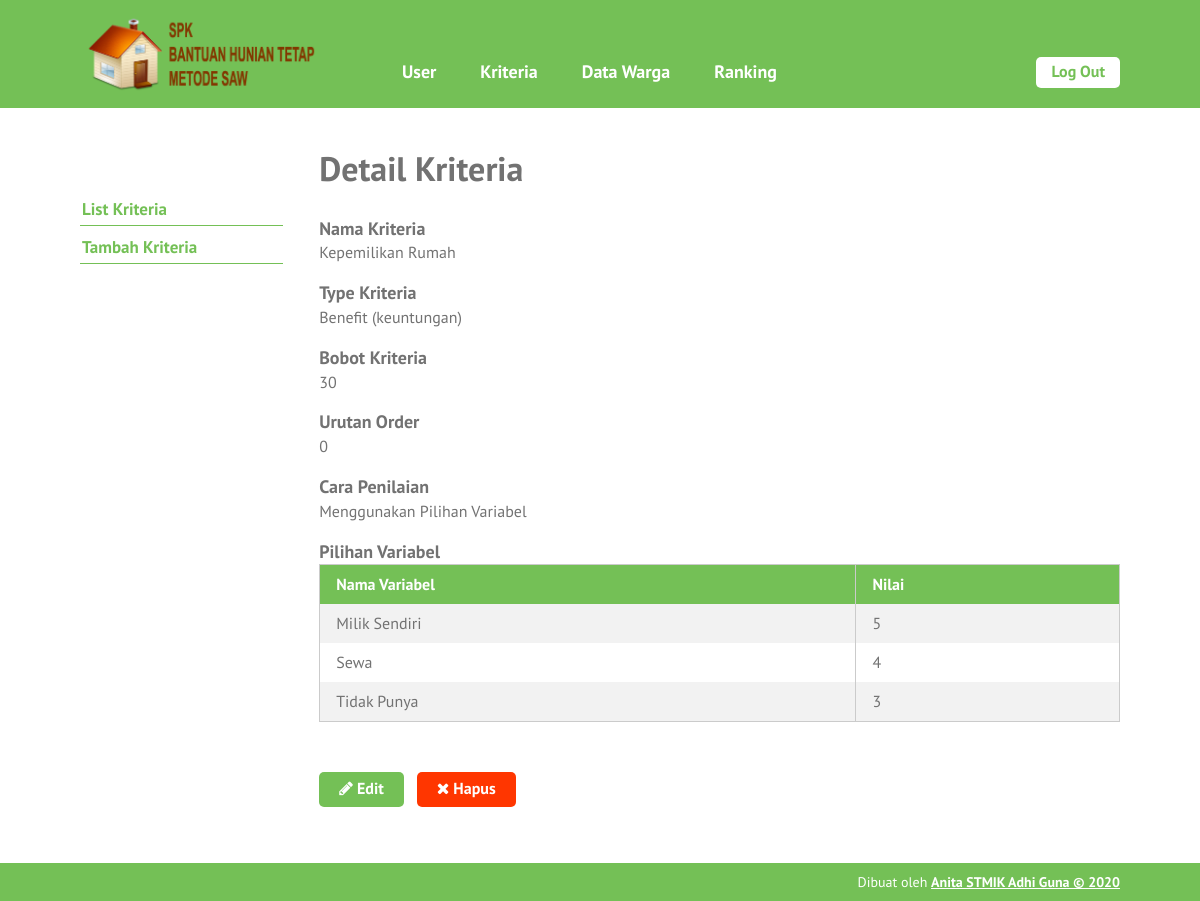
Page /single-kriteria.php?id=16 (signed in) on the committed database.
### tables this page shows
CREATE TABLE `kriteria` (
  `id_kriteria` int(10) NOT NULL,
  `nama` varchar(30) NOT NULL,
  `type` enum('benefit','cost') NOT NULL,
  `bobot` float NOT NULL,
  `ada_pilihan` tinyint(1) DEFAULT NULL,
  `urutan_order` int(2) NOT NULL
);

CREATE TABLE `pilihan_kriteria` (
  `id_pil_kriteria` int(10) NOT NULL,
  `id_kriteria` int(10) NOT NULL,
  `nama` varchar(30) NOT NULL,
  `nilai` float NOT NULL,
  `urutan_order` int(2) NOT NULL
);

### single-kriteria.php (the view, shortened to what this page needs)
<?php require_once('includes/init.php'); ?>
<?php
$ada_error = false;
$result = '';
$id_kriteria = (isset($_GET['id'])) ? trim($_GET['id']) : '';
if(!$id_kriteria) {
	$ada_error = 'Maaf, data tidak dapat diproses.';
} else {
	$query = $pdo->prepare('SELECT * FROM kriteria WHERE kriteria.id_kriteria = :id_kriteria');
	$query->execute(array('id_kriteria' => $id_kriteria));
	$result = $query->fetch();
}
?>
<?php
$judul_page = 'Detail Kriteria';
require_once('template-parts/header.php');
?>
	<div class="main-content-row">
	<div class="container clearfix">
		<?php include_once('template-parts/sidebar-kriteria.php'); ?>
		<div class="main-content the-content">
			<h1><?php echo $judul_page; ?></h1>
			<?php if($ada_error): ?>
				<?php echo '<p>'.$ada_error.'</p>'; ?>
			<?php elseif(!empty($result)): ?>
				<h4>Nama Kriteria</h4>
				<p><?php echo $result['nama']; ?></p>
				<h4>Type Kriteria</h4>
				<p><?php
				if($result['type'] == 'benefit') {
					echo 'Benefit (keuntungan)';
				} elseif($result['type'] == 'cost') {
					echo 'Cost (kerugian)';
				}
				?></p>
				<h4>Bobot Kriteria</h4>
				<p><?php echo $result['bobot']; ?></p>
				<h4>Urutan Order</h4>
				<p><?php echo $result['urutan_order']; ?></p>
				<h4>Cara Penilaian</h4>
				<p><?php
				if($result['ada_pilihan'] == 1) {
					echo 'Menggunakan Pilihan Variabel';
				} else {
					echo 'Inputan Langsung';
				}
				?></p>
				<?php if($result['ada_pilihan'] == 1): ?>
					<h4>Pilihan Variabel</h4>
						<table id="pilihan-var" class="pure-table pure-table-striped">
							<thead>
								<tr>
									<th>Nama Variabel</th>
									<th>Nilai</th>
								</tr>
							</thead>
							<tbody>
								<?php
								$query = $pdo->prepare('SELECT * FROM pilihan_kriteria WHERE id_kriteria = :id_kriteria ORDER BY urutan_order ASC');
								$query->execute(array(
									'id_kriteria' => $result['id_kriteria']
								));
								$query->setFetchMode(PDO::FETCH_ASSOC);
								if($query->rowCount() > 0): while($hasile = $query->fetch()):
								?>
									<tr>
										<td><?php echo $hasile['nama']; ?></td>
										<td><?php echo $hasile['nilai']; ?></td>
									</tr>
								<?php endwhile; endif;?>
							</tbody>
						</table>
				<?php endif; ?>
				<p><a href="edit-kriteria.php?id=<?php echo $id_kriteria; ?>" class="button"><span class="fa fa-pencil"></span> Edit</a> &nbsp; <a href="hapus-kriteria.php?id=<?php echo $id_kriteria; ?>" class="button button-red yaqin-hapus"><span class="fa fa-times"></span> Hapus</a></p>
			<?php endif; ?>
		</div>
	</div>
	</div>
<?php
require_once('template-parts/footer.php');

### stylesheets/style.css (style rules this page uses)
html,body,div,span,applet,object,iframe,h1,h2,h3,h4,h5,h6,p,blockquote,pre,a,abbr,acronym,address,big,cite,code,del,dfn,em,img,ins,kbd,q,s,samp,small,strike,strong,sub,sup,tt,var,b,u,i,center,dl,dt,dd,ol,ul,li,fieldset,form,label,legend,table,caption,tbody,tfoot,thead,tr,th,td,article,aside,canvas,details,embed,figure,figcaption,footer,header,hgroup,menu,nav,output,ruby,section,summary,time,mark,audio,video { margin:0;padding:0;border:0;font-size:100%;vertical-align:baseline }
body { line-height:1 }
table { border-collapse:collapse;border-spacing:0 }
*,*:before,*:after { -moz-box-sizing:border-box;-webkit-box-sizing:border-box;box-sizing:border-box }
.clearfix:before,.clearfix:after { content:" ";display:table }
.clear,.clearfix:after { clear:both }
a { color:#74c056;text-decoration:none }
.container { max-width:1100px;margin:0 auto;position:relative;padding:0 30px }
body { background:#74c056;font-family:"PT Sans",sans-serif;color:#727272;font-size:14px;line-height:1.3;font-weight:500 }
h1,h2,h3,h4,h5,h6 { font-weight:300 }
.pure-table { border-collapse:collapse;border-spacing:0;empty-cells:show;border:1px solid #cbcbcb;width:100% }
.pure-table td,.pure-table th { border-left:1px solid #cbcbcb;border-width:0 0 0 1px;font-size:inherit;margin:0;overflow:visible;padding:0.5em 1em }
.pure-table td:first-child,.pure-table th:first-child { border-left-width:0 }
.pure-table thead { background-color:#74c056;color:#fff;text-align:left;vertical-align:bottom }
.pure-table thead th { color:#fff }
.pure-table td { background-color:transparent }
.pure-table-striped tr:nth-child(2n-1) td { background-color:#f2f2f2 }
.the-content { font-size:16px;line-height:1.42857 }
.the-content a { color:#519133 }
.the-content h1,.the-content h2,.the-content h3,.the-content h4,.the-content h5,.the-content h6 { font-weight:700 }
.the-content h1 { font-size:34px;margin:0.8em 0 0.8em;padding:0;line-height:1.2 }
.the-content h4 { font-size:18px;margin:0.8em 0 0 }
.the-content blockquote,.the-content table,.the-content p,.the-content ul,.the-content ol,.the-content dd,.the-content pre,.the-content iframe,.the-content .flxmap-container,.the-content hr { margin-bottom:1em }
.the-content table { margin-bottom:50px }
.the-content>h1:first-child,.the-content>h3:first-child,.the-content>h2:first-child { margin-top:0 }
.fa { display:inline-block;font:normal normal normal 14px/1 FontAwesome;font-size:inherit;text-rendering:auto;-webkit-font-smoothing:antialiased;-moz-osx-font-smoothing:grayscale }
.fa-remove:before,.fa-close:before,.fa-times:before { content:"\f00d" }
.fa-pencil:before { content:"\f040" }
button,a { -webkit-transition:all .2s ease;-moz-transition:all .2s ease;-o-transition:all .2s ease;transition:all 0.2s ease }
.the-content .button,.button { background:#74c056;color:#fff;display:inline-block;font-size:16px;font-weight:700;line-height:1.2;border:0;font-family:inherit;padding:7px 20px 9px;cursor:pointer;border-radius:5px }
.the-content .button-red,.button-red { background:#ff3600 }
.main-content { float:right;width:77%;padding:40px 0 }

### rows in the picture
kriteria: nama "Kepemilikan Rumah", bobot "30", urutan_order "0"
pilihan_kriteria: nama "Milik Sendiri", nilai "5"
pilihan_kriteria: nama "Sewa", nilai "4"
pilihan_kriteria: nama "Tidak Punya", nilai "3"

### other values in the picture
$judul_page "Detail Kriteria"
